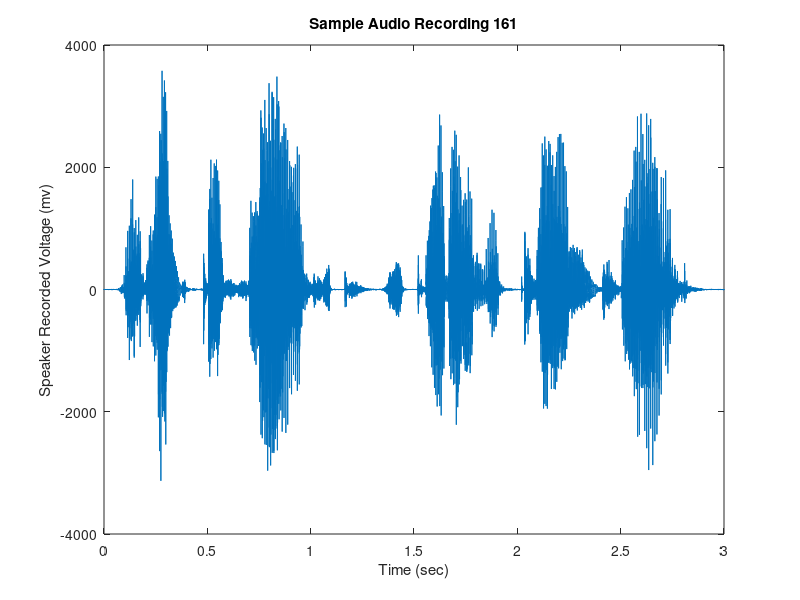
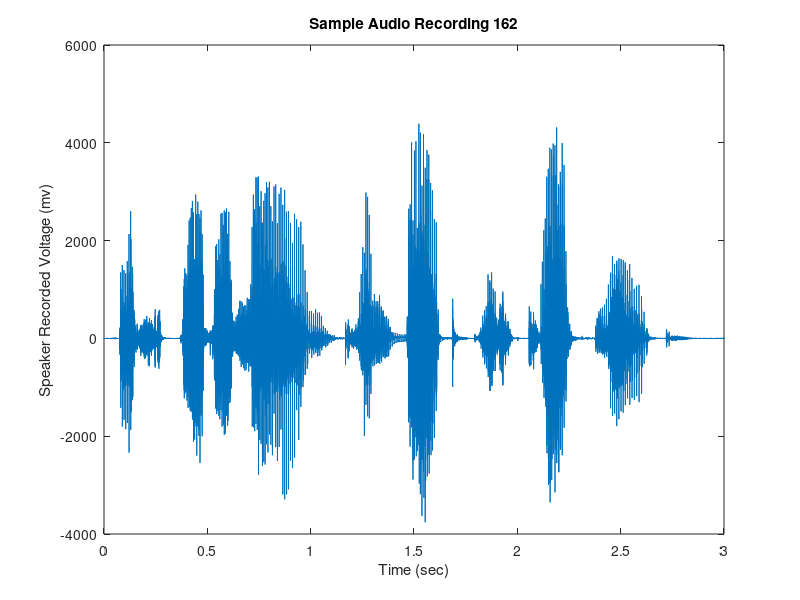
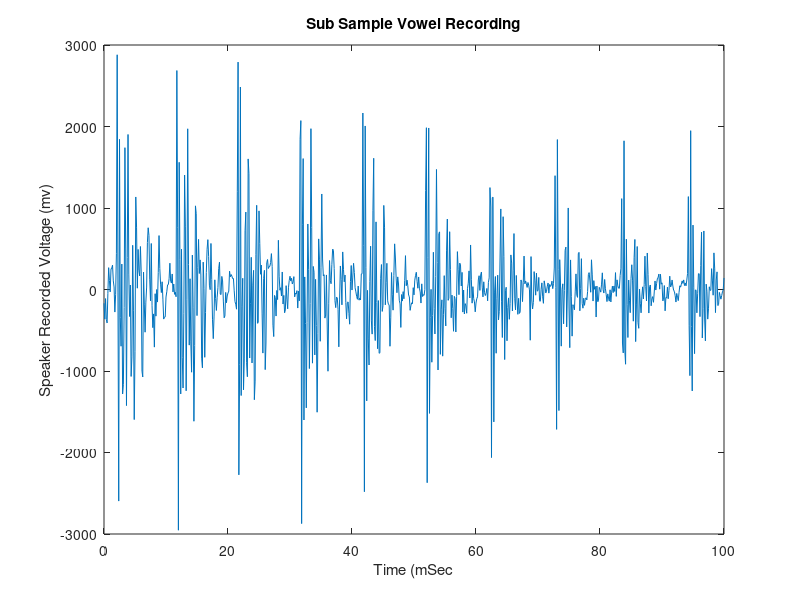
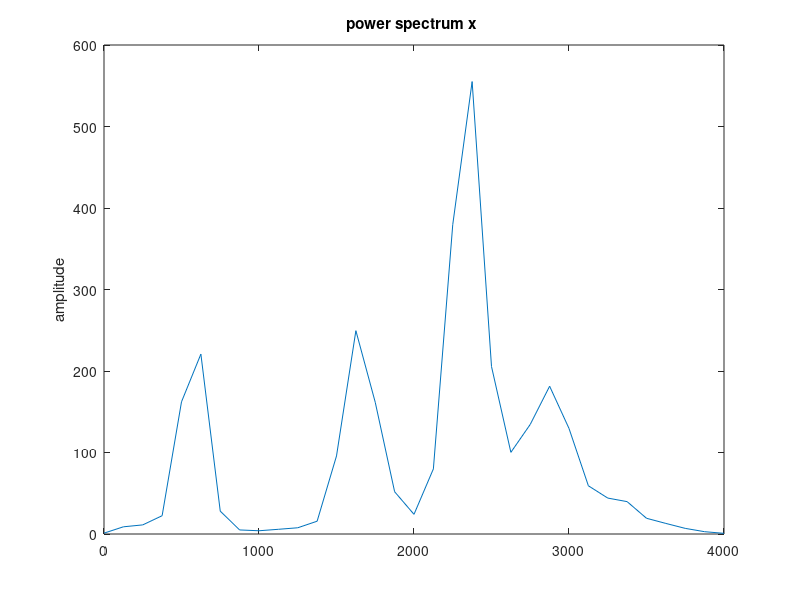

MATLAB code to generate these figures, in order: (Note: this script raises an error after producing the figures.)
% Andrew Mullen and Yichu Jin 3/9/2018
% Become familiar with data and functions of this lab

close all
clear all

% Plot the first audio sample
load('data/cw161_8k.mat')
figure;
t = linspace(0,3,size(cw161,1));
plot(t,cw161);
xlabel('Time (sec)')
ylabel('Speaker Recorded Voltage (mv)')
title('Sample Audio Recording 161')

% Plot the second audio sample
load('data/cw162_8k.mat')
figure;
t = linspace(0,3,size(cw162,1));
plot(t,cw162);
xlabel('Time (sec)')
ylabel('Speaker Recorded Voltage (mv)')
title('Sample Audio Recording 162')


% Extract just a stressed vowel.  The empty flask stood on the tin tray,
% empahsis on ay in tray

% Time (2.5 sec)
samIndexVowelSt = 2.642*8000;
addedDif = 0.1*8000;
sampleVowel = cw161(samIndexVowelSt:samIndexVowelSt+addedDif);
soundsc(sampleVowel);

% Remove the DC offset
% sampleVowel = sampleVowel - mean(sampleVowel);

figure;
tSub = linspace(0,100,size(sampleVowel,1));
plot(tSub,sampleVowel)
xlabel('Time (mSec')
ylabel('Speaker Recorded Voltage (mv)')
title('Sub Sample Vowel Recording')

% [Pxx,F] = pwelch(X,WINDOW,NOVERLAP,NFFT,Fs)
Fs= 8000;
figure;
pwelch(sampleVowel,[],[],[],Fs)

% Filter the vowel into  particular frequency band
% We don't care about the phase components of a the underlying signal
filt = fir1(60,500/Fs,'low');
% Analyze the filter we designed
figure;
freqz(filt,1,512,Fs)


figure;
filtOutput = filter(filt,1,sampleVowel);
subplot(2,1,1)
plot(tSub,filtOutput)
xlabel('Time (msec)')
ylabel('Voltage (mv)')
title('Filtered Vowel')
subplot(2,1,2)
plot(tSub,sampleVowel)
xlabel('Time (msec)')
ylabel('Voltage (mv)')
title('Unfiltered Vowel')

figure;
pwelch(filtOutput,[],[],[],Fs)

% Calculate the autocorrelation of the signal
C = xcorr(filtOutput);
t = linspace(-100,100,size(C,1));

figure;
plot(t,C);
xlim([-30,30])
xlabel('Time Lag (msec)')
ylabel('Autocorrelation')
title('')

% Empirically determined lag between autocorrelation to be 10.12 msec between
% the peaks
% This was done by hand
fundamentalPeriod = 10.12e-3;
fundamentalFrequnecy = 1/fundamentalPeriod;

% Create automatic method using the cliped function
% Set the min Underlying to the min value of the signal to only show
% positive clipping of the signal.
% The periodicity of the negative clipped values is not as detectable as
% the positive, subsequently, we decided to focus on 
minUnderlying = min(filtOutput);
maxUnderlying = 0.75*max(filtOutput);
clippedOutput = cclip(filtOutput,minUnderlying,maxUnderlying);
figure;
plot(tSub,clippedOutput)
xlabel('Time (msec)')
ylabel('Clipped Signal (mV)')
title('Clipped Output of filtered Signal')

% Use autocorrelation
CClip = xcorr(clippedOutput);
figure;
plot(t,CClip);
xlim([-30,30])
xlabel('Time Lag (msec)')
ylabel('Autocorrelation')
title('Autocorrelation Around Clipped Signal')


% Empiricially determine the differences in peaks
sampOne = 0;
sampTwo = 9.626;
fundaPeriodClip = (sampTwo - sampOne)*1e-3;
fundaFreqClip = 1/fundaPeriodClip;

%Truncate the signal for peak.m
indexTrunc = ceil(size(CClip,1)/2);
figure;
plot(CClip(indexTrunc:end))


% Find Peaks for automatic detections of fundamental Freq
[peakval, peakIndex] = peak(CClip(indexTrunc:end));
timeDif = peakIndex/Fs;
autoFundaFreqClip = 1/(timeDif);
